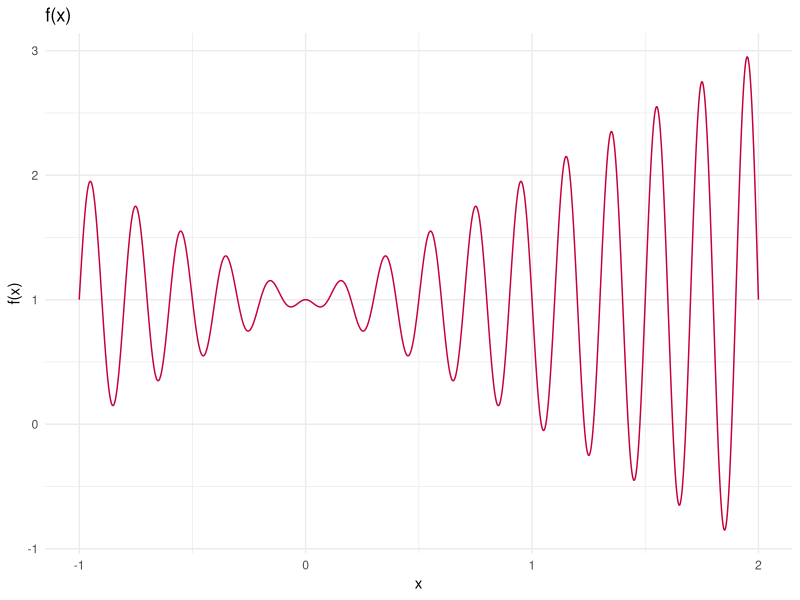
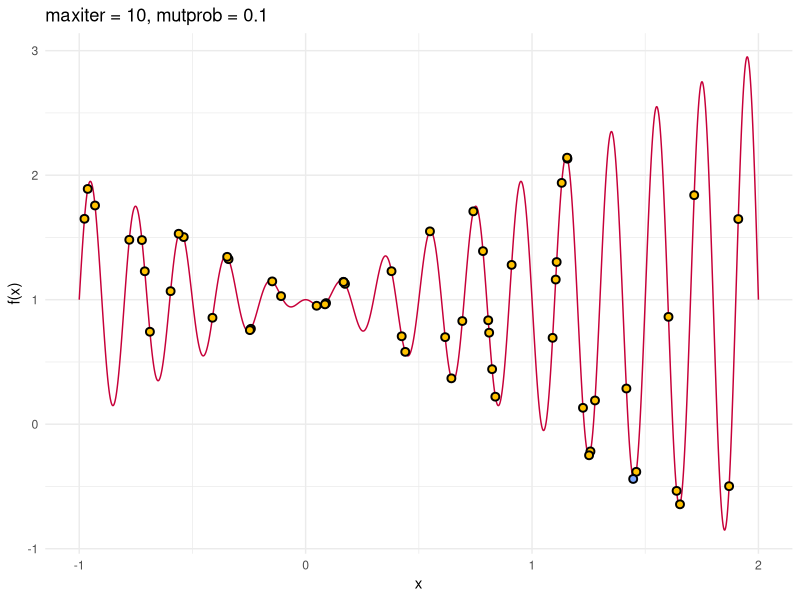

Reproduce these figures in R, in order.
## ---- chunk 1
knitr::opts_chunk$set(echo = TRUE)
library(ggplot2)
## ---- chunk 2
f = function(x) {
  
  #if (x < -1 | x > 2) stop("Function only defined for [-1, 2].")
  
  return(-x * sin(10 * pi * x) + 1) 
}
## ---- chunk 3
sequence = seq(from = -1, to = 2, by = 0.001)
f.sequence = f(sequence)

df = data.frame(sequence, f.sequence)

ggplot(df) + geom_line(aes(x = sequence, y = f.sequence), color = "#C70039") + 
  labs(title = "f(x)", y = "f(x)", x = "x") + theme_minimal()
## ---- chunk 4

to_base_10 = function(v) {
  return(Reduce(function(s,r) {s*2+r}, v))
}

transform_to_interval = function(u, a = -1, b = 2, m = 15) {
  return(a + u * ((b - a)/(2^m - 1)))
}

chrom_to_x = function(chromosome) {
  return(transform_to_interval(to_base_10(chromosome)))
}

chrom_to_value = function(chromosome) {
  return(f(transform_to_interval(to_base_10(chromosome))))
}

chrom_to_value(c(1, 0, 1))

## ---- chunk 5
  
generate_population = function(n, m = 15) {
  
  population = data.frame()
  
   for (i in 1:n) {
     individual = c(i, ifelse(round(rnorm(m, mean = 0, sd = 1)) > 0, 1, 0))
     population = rbind(population, individual)
   }
  
  colnames(population) = c("index", as.character(seq(from = 1, to = m, by = 1)))
  return(population)
}

tournament_selection = function(population) {
  
  # Select fighting partners / groups
  fighters = sample(1:nrow(population), 4)
  
  # Get their values
  fighter_A = population[fighters[1],]
  fighter_B = population[fighters[2],]
  fighter_C = population[fighters[3],]
  fighter_D = population[fighters[4],]
  
  # Let them fight, group A
  if (chrom_to_value(fighter_A[2:length(fighter_A)]) <
      chrom_to_value(fighter_A[2:length(fighter_A)])) {
    winner_group_A = fighter_A
    looser_group_A = fighter_B
  }
  else {
    winner_group_A = fighter_B
    looser_group_A = fighter_A
  }
  
  # Let them fight, group B
  if (chrom_to_value(fighter_A[2:length(fighter_C)]) <
      chrom_to_value(fighter_A[2:length(fighter_D)])) {
    winner_group_B = fighter_C
    looser_group_B = fighter_D
  }
  else {
    winner_group_B = fighter_D
    looser_group_B = fighter_C
  }
  
  # Return them, first two are winners, last two are looser
  results = data.frame()
  results = rbind(results, winner_group_A)
  results = rbind(results, winner_group_B)
  results = rbind(results, looser_group_A)
  results = rbind(results, looser_group_B)
  
  return(results)
}

crossover = function(chrom_A, chrom_B) {
  chrom_A = unlist(chrom_A)
  chrom_B = unlist(chrom_B)
  
  cut = round(length(chrom_A)/2)
  
  child_A = c(chrom_A[2:cut], chrom_B[(cut+1):length(chrom_B)])
  child_B = c(chrom_B[2:cut], chrom_A[(cut+1):length(chrom_B)])
  
  return(list(child_A, child_B))
}

mutate_with_prob = function(x, prob) {
  if (runif(n = 1) < prob) {
    return(ifelse(x == 0, 1, 0))
  }
  else {
    return(x)
  }
}

mutate = function(chrom, prob = 0.05) {
  chrom = unlist(chrom)
  # To get an average of 0.05 bits mutated
  digit_prob = prob / length(chrom)
  chrom[2:length(chrom)] = sapply(chrom[2:length(chrom)], mutate_with_prob, prob)
  return(chrom)
}

## ---- chunk 6

get_best_individual = function(population) {
  index_best = which.min(apply(population[,2:ncol(population)], 1, chrom_to_value))
  return(population[index_best,])
}

genetic_algorithm = function(population_size = 55, mutprob = 0.05, runs = 100) {
  
  # Generate population
  population = generate_population(population_size)
  
  best_individual = get_best_individual(population)
  
  for (i in 1:runs) {
    
    # Selection
    fighters = tournament_selection(population)
    
    # Create children of winners
    children = crossover(fighters[1,], fighters[2,])
    
    # Mutate the new individuals
    children[[1]] = mutate(children[1], prob = mutprob)
    children[[2]] = mutate(children[2], prob = mutprob)
    
    # Replace the loosers with the new winners
    population[fighters[3,1], 2:ncol(population)] = children[[1]]
    population[fighters[4,1], 2:ncol(population)] = children[[2]]
    
    # Save overall best individual
    current_best = get_best_individual(population)
    if (chrom_to_value(current_best) < chrom_to_value(best_individual)) {
      best_indididual = current_best
    }
  }
  
  return(list(best = best_individual, population = population))
}

## ---- chunk 7
results = genetic_algorithm(population_size = 55, mutprob = 0.5, runs = 100)

print(results$best)
print(chrom_to_value(results$best))
## ---- chunk 8
print(results$best)
print(chrom_to_value(results$best))

X = apply(results$population[,2:ncol(results$population)], 1, chrom_to_x)
Y = f(X)

X_best = chrom_to_x(results$best[2:length(results$best)])
Y_best = f(X_best)

population = data.frame(X, Y)
best = data.frame(X_best, Y_best)

ggplot(df) +
  geom_line(aes(x = sequence, y = f.sequence), color = "#C70039") +
  geom_point(aes(x = population$X, y = population$Y),
             data = population, color = "black",fill = "#FFC300", shape = 21,
             size = 2, stroke = 1) + 
  geom_point(aes(x = best$X, y = best$Y), data = best, color = "black",
             fill = "#7BA9FF", shape = 21, size = 2, stroke = 1) +
  labs(title = "maxiter = 10, mutprob = 0.1", y = "f(x)", x = "x") +
  theme_minimal()
